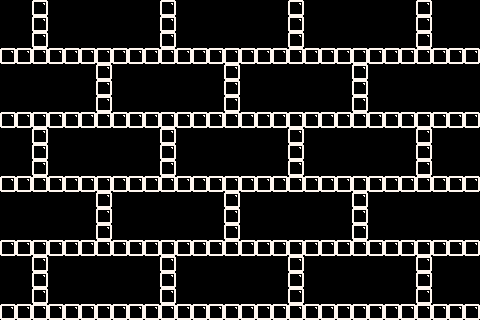

Below is a game level as drawn by its tile map, then a one-line description and the .tmx that defines it (tile-layer data replaced by summaries):
An orthogonal 30x20 tile map with 16x16 px tiles, 2 tile layers (bricks, solidbricks), 3 tilesets and 16 objects (6x PowerUpSpawnPoint, 3x skeletonWhaleSpawnPoint, 3x StarInGameCurrency, SpawnPoint, TimeBomb, ...).

<map version="1.0" orientation="orthogonal" width="30" height="20" tilewidth="16" tileheight="16">
 <tileset firstgid="1" name="TileSetTemplate" tilewidth="16" tileheight="16">
  <image source="TileSetTemplate.png" width="64" height="64" />
 </tileset>
 <tileset firstgid="17" name="TileSetTemplateSolid" tilewidth="16" tileheight="16">
  <image source="TileSetTemplateSolid.png" width="64" height="64" />
 </tileset>
 <tileset firstgid="33" name="Tile 10 White" tilewidth="16" tileheight="16">
  <image source="Tile 10 White.png" width="16" height="16" />
 </tileset>
 <layer name="bricks" width="30" height="20">
  <data>[600 cells, 204 non-empty, 1 distinct tile ids]</data>
 </layer>
 <layer name="solidbricks" width="30" height="20">
  <data>[600 cells, 0 non-empty, 0 distinct tile ids]</data>
 </layer>
 <objectgroup name="Objects" width="30" height="20">
  <object x="441" y="107" height="1" />
  <object name="SpawnPoint" x="100" y="287">
   <properties>
    <property name="SpawnPoint" value="1" />
   </properties>
  </object>
  <object name="skeletonWhaleSpawnPoint" x="19" y="21">
   <properties>
    <property name="skeletonWhaleSpawnPoint" value="1" />
   </properties>
  </object>
  <object name="skeletonWhaleSpawnPoint" x="461" y="23">
   <properties>
    <property name="skeletonWhaleSpawnPoint" value="1" />
   </properties>
  </object>
  <object name="TimeBomb" x="239" y="26">
   <properties>
    <property name="TimeBomb" value="1" />
   </properties>
  </object>
  <object name="StarInGameCurrency" x="18" y="153">
   <properties>
    <property name="StarInGameCurrency" value="1" />
   </properties>
  </object>
  <object name="StarInGameCurrency" x="464" y="279">
   <properties>
    <property name="StarInGameCurrency" value="1" />
   </properties>
  </object>
  <object name="StarInGameCurrency" x="233" y="279">
   <properties>
    <property name="StarInGameCurrency" value="1" />
   </properties>
  </object>
  <object name="PowerUpSpawnPoint" x="283" y="88">
   <properties>
    <property name="PowerUpSpawnPoint" value="3" />
   </properties>
  </object>
  <object name="PowerUpSpawnPoint" x="307" y="89">
   <properties>
    <property name="PowerUpSpawnPoint" value="4" />
   </properties>
  </object>
  <object name="PowerUpSpawnPoint" x="152" y="89">
   <properties>
    <property name="PowerUpSpawnPoint" value="1" />
   </properties>
  </object>
  <object name="PowerUpSpawnPoint" x="172" y="87">
   <properties>
    <property name="PowerUpSpawnPoint" value="2" />
   </properties>
  </object>
  <object name="PowerUpSpawnPoint" x="465" y="88">
   <properties>
    <property name="PowerUpSpawnPoint" value="5" />
   </properties>
  </object>
  <object name="PowerUpSpawnPoint" x="14" y="88">
   <properties>
    <property name="PowerUpSpawnPoint" value="0" />
   </properties>
  </object>
  <object name="ExitDoor" x="234" y="146">
   <properties>
    <property name="ExitDoor" value="1" />
   </properties>
  </object>
  <object name="skeletonWhaleSpawnPoint" x="232" y="58">
   <properties>
    <property name="skeletonWhaleSpawnPoint" value="1" />
   </properties>
  </object>
 </objectgroup>
</map>
